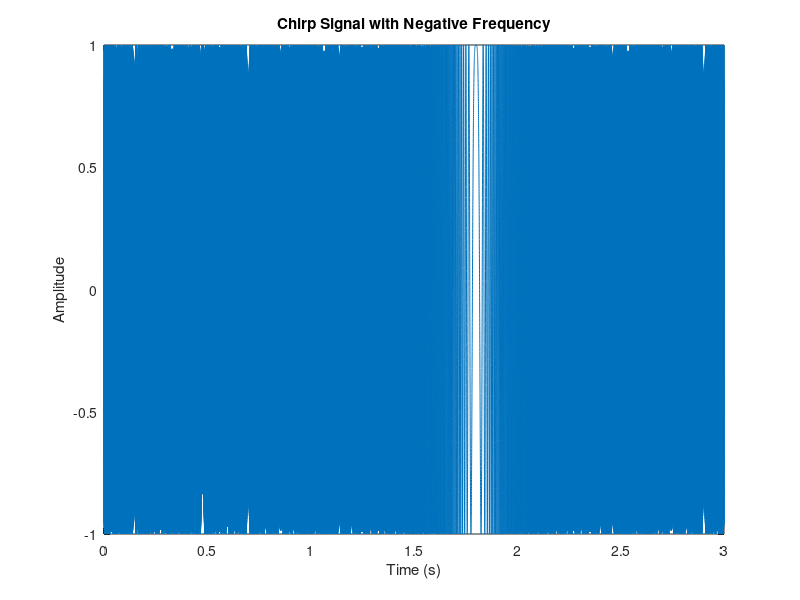
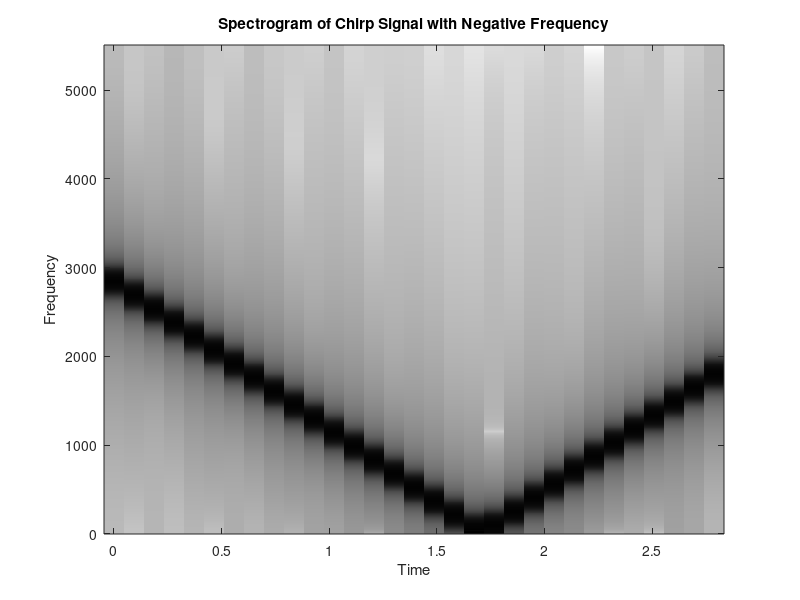

The MATLAB source for these figures, in order:
% File: lab_exercise_4_4.m

% Parameters for chirp signal with negative frequency
fs = 11025;
t = 0:1/fs:3; % 3 seconds duration
f0 = 3000; % start frequency
f1 = -2000; % end frequency

% Generate chirp signal with negative frequency
chirp_signal_negative = chirp(t, f0, 3, f1);

% Plot the chirp signal
figure;
plot(t, chirp_signal_negative);
xlabel('Time (s)');
ylabel('Amplitude');
title('Chirp Signal with Negative Frequency');

% Listen to the chirp signal
sound(chirp_signal_negative, fs);

% Spectrogram of the chirp signal with negative frequency
figure;
specgram(chirp_signal_negative, 2048, fs);
colormap(1-gray(256));
title('Spectrogram of Chirp Signal with Negative Frequency');
